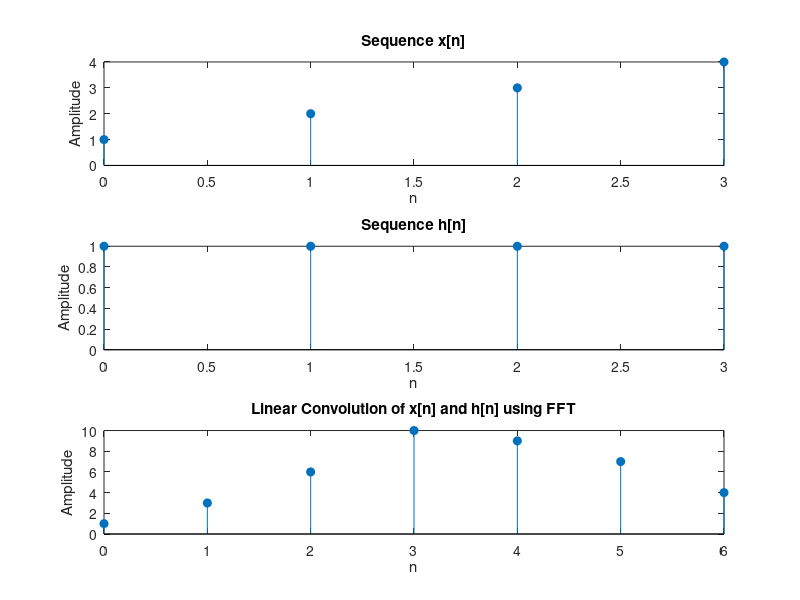

Write the MATLAB code that produced this figure.
% Define two sequences x and h 
x = [1, 2, 3, 4];   
 % First sequence 
h = [1, 1, 1, 1];   
 % Second sequence 
% Compute the length of the result of linear convolution 
N = length(x) + length(h) - 1; 
% Compute FFT of both sequences with zero-padding to length N 
X = fft(x, N); 
H = fft(h, N); 
% Multiply the FFTs to get the frequency domain representation of the convolution 
Y = X .* H; 
% Compute the inverse FFT to get the linear convolution result 
y = ifft(Y); 

% Display the linear convolution result 
disp('Linear Convolution using FFT:'); 
disp(y); 
% Plot the sequences and their linear convolution 
subplot(3,1,1); 
stem(0:length(x)-1, x, 'filled'); 
title('Sequence x[n]'); 
xlabel('n'); 
ylabel('Amplitude'); 
subplot(3,1,2); 
stem(0:length(h)-1, h, 'filled'); 
title('Sequence h[n]'); 
xlabel('n'); 
ylabel('Amplitude'); 
subplot(3,1,3); 
stem(0:N-1, y, 'filled'); % Take only real part in case of any numerical error 
title('Linear Convolution of x[n] and h[n] using FFT'); 
xlabel('n'); 
ylabel('Amplitude'); 